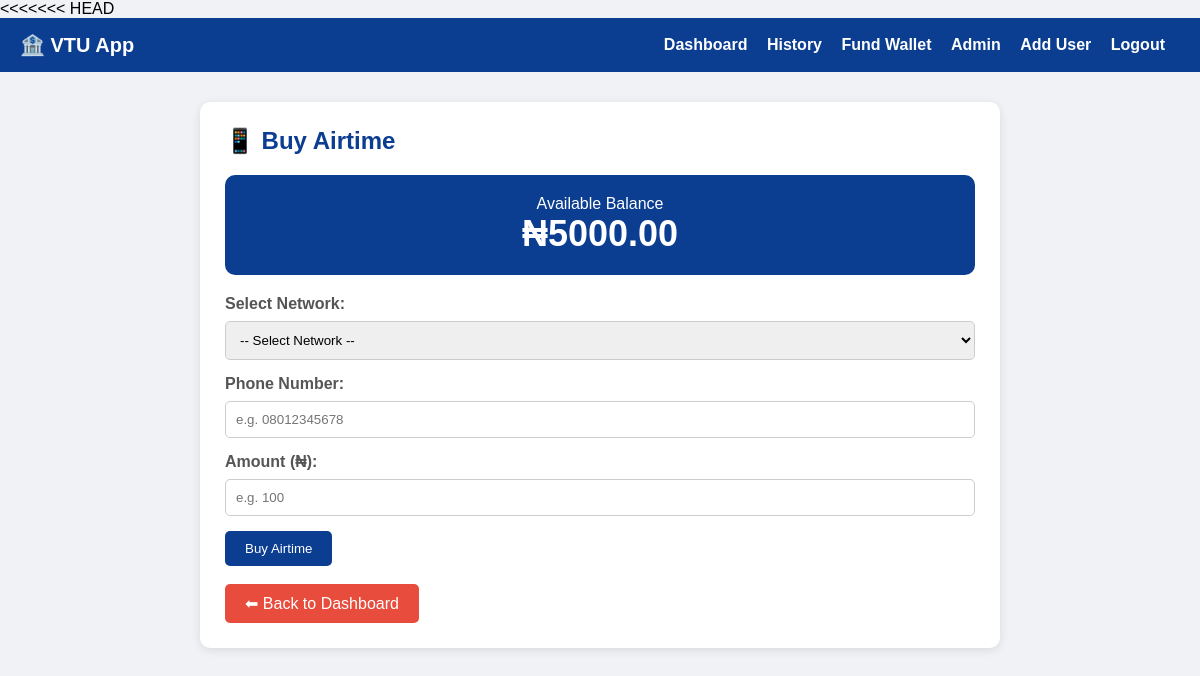
The page /buy-airtime (signed in) on the database as committed earlier.
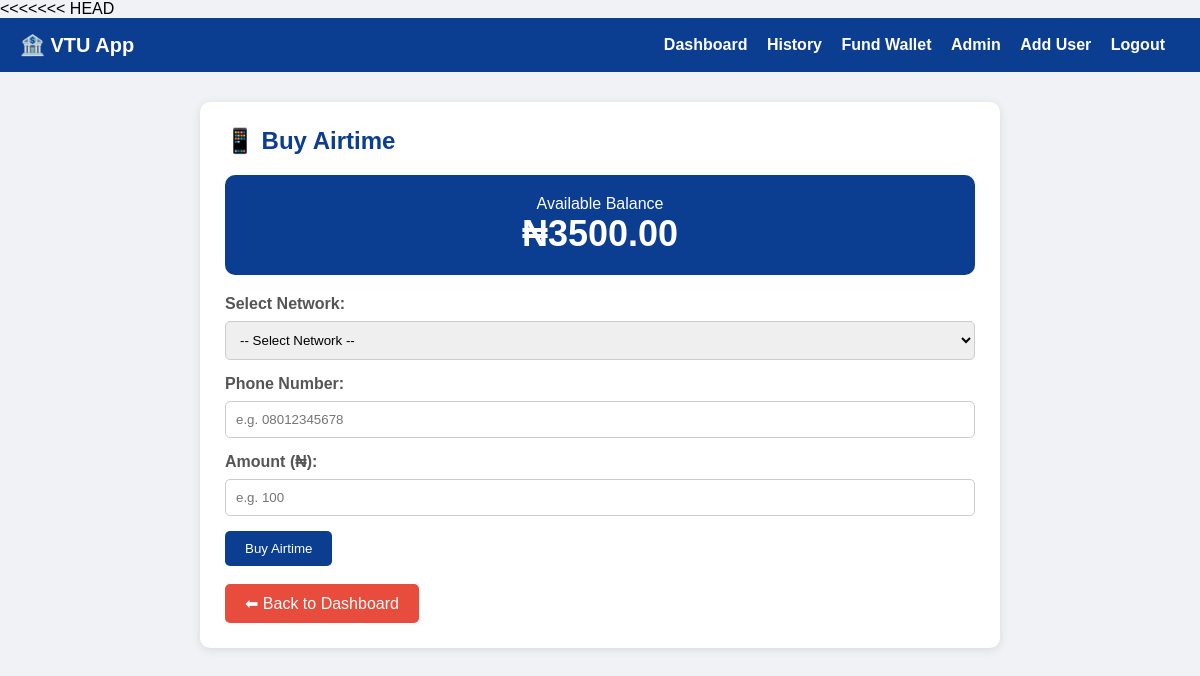
The same page on the database as committed later.
### app.py (models this page shows)
class User(db.Model):
    id = db.Column(db.Integer, primary_key=True)
    username = db.Column(db.String(80), unique=True, nullable=False)
    password = db.Column(db.String(120), nullable=False)
    balance = db.Column(db.Float, default=0.0)
    phone = db.Column(db.String(20))
    is_admin = db.Column(db.Boolean, default=False)

### app.py (the view, shortened to what this page needs)
@app.route('/buy-airtime', methods=['GET', 'POST'])
@login_required
def buy_airtime():
    user = db.session.get(User, session['user_id'])
    return render_template('airtime.html', user=user)

### app.py (called while the page is built)
def login_required(f):
    @wraps(f)
    def decorated_function(*args, **kwargs):
        if 'user_id' not in session:
            return redirect(url_for('login'))
        return f(*args, **kwargs)
    return decorated_function

### templates/airtime.html (shortened to what this page needs)
{% extends "base.html" %}
{% block content %}
<div class="card">
    <h2>📱 Buy Airtime</h2>
    <div class="balance-box">
        <p>Available Balance</p>
        <h1>₦{{ "%.2f"|format(user.balance) }}</h1>
    </div>
    <form method="POST">
        <label>Select Network:</label>
        <select name="network" required>
            <option value="">-- Select Network --</option>
        </select>
        <label>Phone Number:</label>
        <input type="text" name="phone"
               placeholder="e.g. 08012345678"
               required>
        <label>Amount (₦):</label>
        <input type="number" name="amount"
               placeholder="e.g. 100"
               min="50" required>
        <button class="btn" type="submit">
            Buy Airtime
        </button>
    </form>
    <br>
    <a href="/dashboard" class="btn btn-red">
        ⬅ Back to Dashboard
    </a>
</div>
{% endblock %}

Rows that differ between the two databases and show on the page:
changed User: balance "5000.00" → "3500.00"
